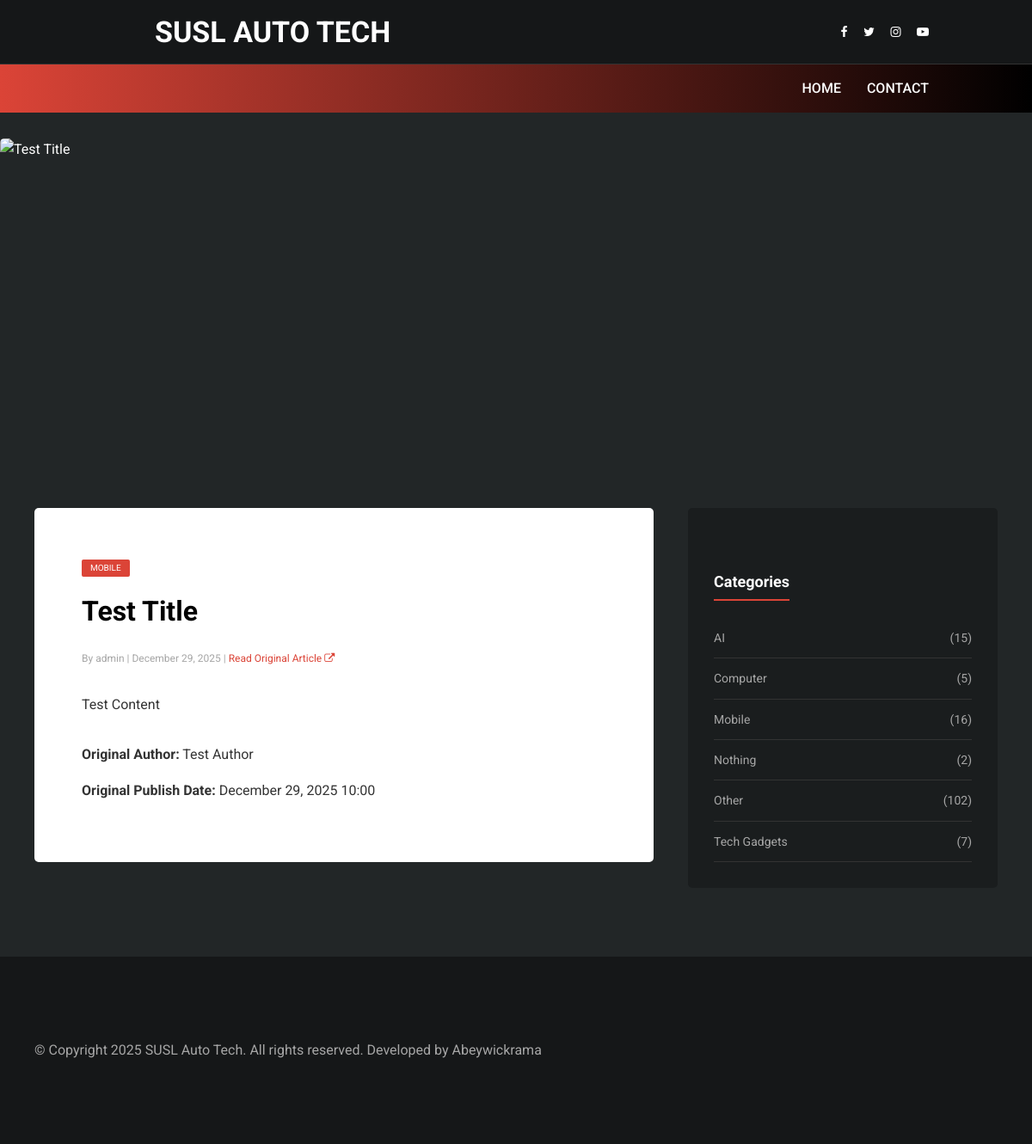
Screenshot of /blog/post/147/ with the database file from the repository.
### blog/models.py (models this page shows, shortened)
class Post(models.Model):
    post_id = models.CharField(max_length=200)
    title = models.CharField(max_length=200)
    author = models.ForeignKey(User, on_delete=models.CASCADE)
    body = models.TextField()
    created_at = models.DateTimeField(auto_now_add=True)
    URL= models.URLField()
    category = models.CharField(max_length=200)
    publish_date = models.DateTimeField(default=django.utils.timezone.now)
    publish = models.BooleanField(default=False)
    original_author = models.CharField(max_length=500, default='', blank=True)

### blog/views.py (the view)
# urls.py: path('post/<int:post_id>/', views.post_detail, name='post_detail'),
def post_detail(request, post_id):
    post = get_object_or_404(Post, id=post_id)
    category_counts = Post.objects.values('category').annotate(count=Count('category'))
    return render(request, 'blog/post_detail.html', {'post': post, 'category_counts': category_counts})

### blog/templatetags/blog_extras.py (called while the page is built)
@register.simple_tag
def category_image_url(category_name):
    category_map = {
        'AI': 'blog/images/AI.png',
        'Computer': 'blog/images/computer.png',
        'Mobile': 'blog/images/phone.png',
        'Tech Gadgets': 'blog/images/tech_gadget.png',
        'Other': 'blog/images/other.png'
    }
    image_path = category_map.get(category_name)
    if not image_path:
        lower_map = {k.lower(): v for k, v in category_map.items()}
        image_path = lower_map.get(category_name.lower())
    if not image_path:
        image_path = category_map.get('Other')
    return static(image_path)

### blog/templates/blog/post_detail.html
{% extends 'blog/base.html' %}
{% load blog_extras %}
{% block content %}
    <div class="hero-post-area" style="max-width: 1200px; margin: 30px auto;">
         <img src="{% category_image_url post.category %}" alt="{{ post.title }}" class="hero-post-img">
    </div>
    <div class="container">
        <div class="main-content">
            <div class="single-post-details-area">
                <div class="post-content">
                    <a href="{% url 'category_posts' post.category %}" class="post-cata">{{ post.category }}</a>
                    <h2 class="post-title">{{ post.title }}</h2>
                    <div class="post-meta mb-30">
                        <a href="#">By {{ post.author.username }}</a> |
                        <a href="#">{{ post.publish_date|date:"F d, Y" }}</a>
                        {% if post.URL %}
                         | <a href="{{ post.URL }}" target="_blank" style="color: var(--accent-color);">Read Original Article <i class="fa fa-external-link"></i></a>
                        {% endif %}
                    </div>
                    <div class="article-content">
                        {{ post.body|linebreaks }}
                    </div>
                    <div class="post-meta-bottom mt-30">
                        {% if post.original_author %}
                        <p><strong>Original Author:</strong> {{ post.original_author }}</p>
                        {% endif %}
                        <p><strong>Original Publish Date:</strong> {{ post.publish_date|date:"F d, Y H:i" }}</p>
                    </div>
                </div>
            </div>
        </div>
        <div class="sidebar">
            <div class="single-widget">
                <h6 class="widget-title">Categories</h6>
                <ul class="categories-list">
                    {% for cat in category_counts %}
                    <li>
                        <a href="{% url 'category_posts' cat.category %}">
                            <span>{{ cat.category }}</span>
                            <span>({{ cat.count }})</span>
                        </a>
                    </li>
                    {% endfor %}
                </ul>
            </div>
        </div>
    </div>
{% endblock %}

### blog/static/blog/css/style.css (style rules this page uses)
:root { --bg-color: #222627; --text-color: #ffffff; --accent-color: #db4437; --secondary-text: #a6a6a6; --card-bg: #1a1d1e; --font-primary: 'Roboto', sans-serif; }
body { background-color: var(--bg-color); color: var(--text-color); font-family: var(--font-primary); margin: 0; padding: 0; line-height: 1.6; }
a { text-decoration: none; color: inherit; transition: color 0.3s ease; }
.container { max-width: 1200px; margin: 30px auto; padding: 0 40px; display: flex; gap: 40px; }
.main-content { flex: 2; }
.sidebar { flex: 1; }
.hero-post-area { margin-bottom: 40px; position: relative; border-radius: 5px; overflow: hidden; }
.hero-post-img { width: 100%; height: 400px; object-fit: cover; display: block; }
.post-cata { background-color: var(--accent-color); color: #fff; padding: 2px 10px; font-size: 10px; text-transform: uppercase; border-radius: 2px; display: inline-block; margin-bottom: 10px; }
.post-content { padding: 15px; }
.post-title { font-size: 18px; margin: 5px 0 10px; font-weight: 700; }
.post-meta { font-size: 12px; color: var(--secondary-text); }
.single-widget { background-color: var(--card-bg); padding: 30px; margin-bottom: 30px; border-radius: 5px; }
.widget-title { font-size: 18px; margin-bottom: 20px; border-bottom: 2px solid var(--accent-color); display: inline-block; padding-bottom: 5px; }
.categories-list { list-style: none; padding: 0; margin: 0; }
.categories-list li { border-bottom: 1px solid #333; }
.categories-list a { display: flex; justify-content: space-between; padding: 12px 0; color: var(--secondary-text); font-size: 14px; }
.single-post-details-area { background-color: #fff; color: #333; padding: 40px; border-radius: 5px; }
.single-post-details-area h2 { font-size: 32px; margin-bottom: 20px; color: #000; }
.article-content { font-size: 16px; line-height: 1.8; margin-bottom: 30px; }
.article-content p { margin-bottom: 20px; }
.mb-30 { margin-bottom: 30px; }

### rows the page displays
Post: category "MOBILE", title "Test Title", author.username "admin", publish_date "December 29, 2025", body "Test Content", original_author "Test Author", publish_date "December 29, 2025 10:00"

### other values shown
{{ cat.category }} "AI" "Computer" "Mobile" "Nothing" "Other" "Tech Gadgets"
{{ cat.count }} "15" "5" "16" "2" "102" "7"
